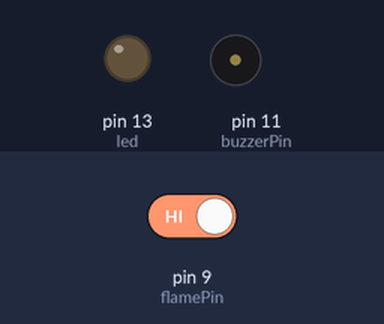
This sketch was run on a simulated Arduino Uno, built with avr-gcc and run on an emulated ATmega328P. On the bench: output pins drawn as LEDs (lit = HIGH), buzzer (waves = sounding, pin HIGH). Inputs (shaded band) come from the test bench; at power-on: pin 9 (flamePin) HIGH.

Above: at 1.2 s.
1.3 s: pin 9 (flamePin) driven LOW
At 2.0 s:
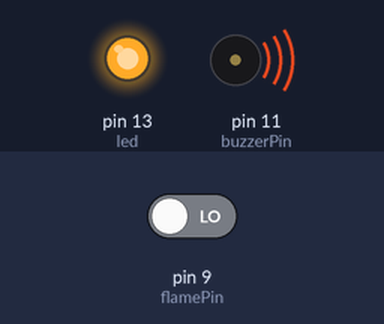
2.8 s: pin 9 (flamePin) driven HIGH
At 3.2 s:
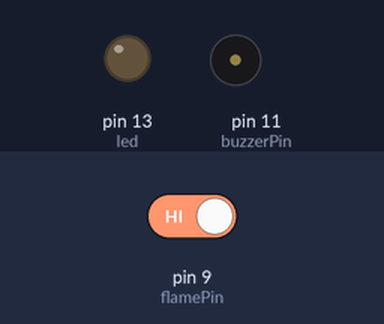
Timing chart, 0 to 5.8 s (numbered marks = the images above; inputs shaded):
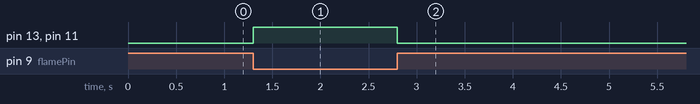

Measured:
- after the input at 1.3 s, pin 13 (led), pin 11 (buzzerPin): LOW → HIGH at once
- after the input at 2.8 s, pin 13 (led), pin 11 (buzzerPin): HIGH → LOW at once

The sketch:

firedetection.ino
```cpp
const int buzzerPin = 11;
const int flamePin = 9;
int Flame = HIGH;
int led = 13;

void setup() {
  pinMode(buzzerPin, OUTPUT);
  pinMode(led, OUTPUT);
  pinMode(flamePin, INPUT);
  Serial.begin(9600);

}

void loop() {
  Flame = digitalRead(flamePin);
  if (Flame == LOW)
  {
    digitalWrite(buzzerPin, HIGH);
    digitalWrite(led, HIGH);
  }
  else
  {
    digitalWrite(buzzerPin, LOW);
    digitalWrite(led, LOW);
  }
}
```
